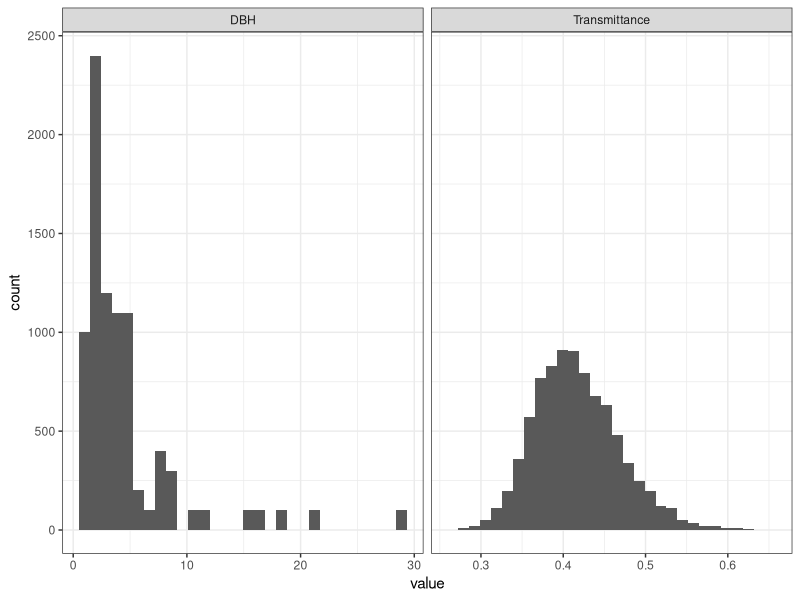
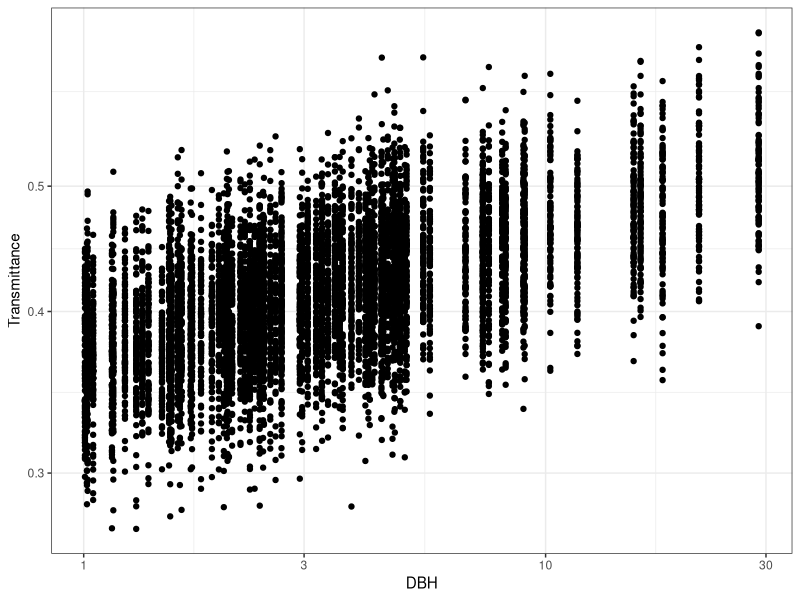
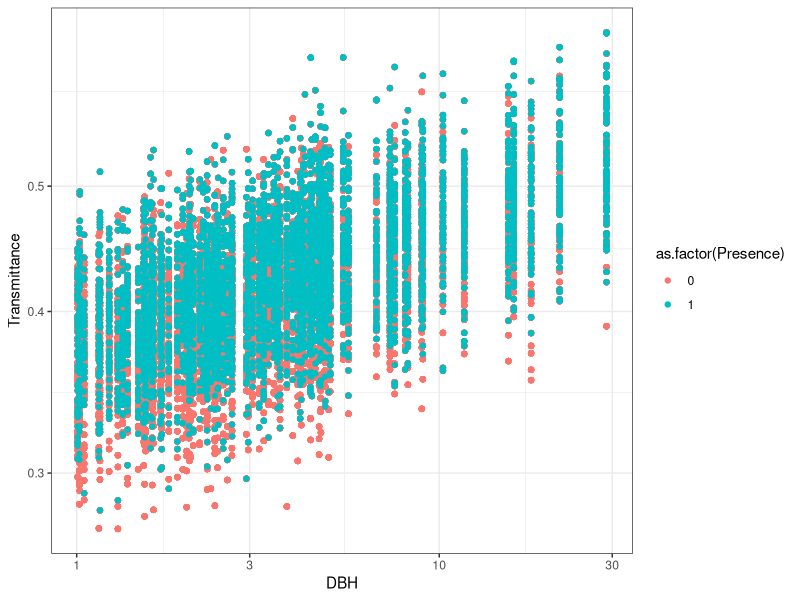
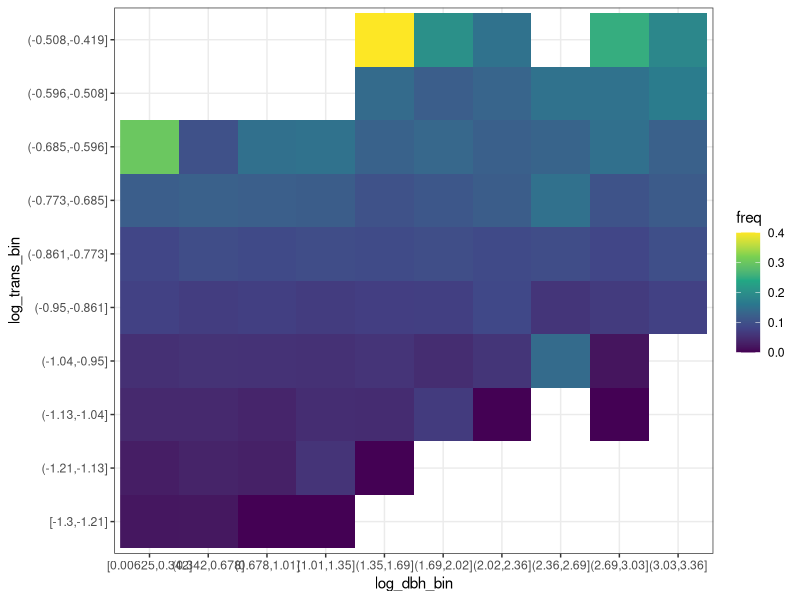

Source code (R) for these figures, in order:
## ---- chunk 1
library(tidyverse)
## ---- chunk 2
background <- data.frame(DBH = rlnorm(100, meanlog = 1, sdlog = 1)) %>% # Log Normal Distribution
  rowwise() %>% 
  filter(DBH>=1) %>% 
  mutate(Transmittance = list(rlnorm(100, meanlog = 1/10*log(DBH)-1, sdlog = 0.1))) %>% # Log Normal Distribution
  unnest(Transmittance)

background$Transmittance[[1]]

background %>% 
  gather(variable, value) %>% 
  ggplot(aes(value)) +
  geom_histogram() +
  theme_bw() +
  facet_wrap(~ variable, scales = "free_x")
## ---- chunk 3
ggplot(background, aes(DBH, Transmittance)) +
  geom_point() +
  scale_x_log10() +
  scale_y_log10() +
  theme_bw()
## ---- chunk 4
O_1 <- 0.7 # at the light
iota <- 0 # no ontogeny effect on the light optimum
a <- -1

inv_logit <- function(x) 1/(1+exp(-x))

data <- background %>% 
  mutate(Suitability = inv_logit(a*(log(Transmittance) - (O_1 + iota*log(DBH)))^2)) %>% 
  rowwise() %>% 
  mutate(Presence = list(as.numeric(rbinom(n=10, size = 1, prob = Suitability)))) %>% 
  unnest(Presence)
## ---- chunk 5
data %>% filter(Presence == 1) %>% nrow()
nrow(data %>% filter(Presence == 1))/nrow(data) 
## ---- chunk 6
data %>% 
  # filter(Presence == 1) %>% 
  arrange(Presence) %>% 
  ggplot(aes(DBH, Transmittance, col= as.factor(Presence))) +
  geom_point() + # size=0.8
  scale_x_log10() +
  scale_y_log10() +
  theme_bw()
## ---- chunk 7
# couper en 10x10 carrés
data %>% 
  mutate(log_dbh_bin = cut_interval(log(DBH), n = 10),
         log_trans_bin = cut_interval(log(Transmittance), n = 10)) %>% 
  group_by(Presence, log_dbh_bin, log_trans_bin) %>% 
  summarise(n = n()) %>% # count
  mutate(Presence = recode(as.character(Presence), "1" = "Presence", "0" = "Absence")) %>% 
  pivot_wider(names_from = Presence, values_from = n) %>% 
  mutate_at(vars(c("Absence", "Presence")), ~ ifelse(is.na(.), 0, .)) %>% 
  mutate(freq = Presence/(Presence+Absence)) %>% # ratio presence/total 
  
  ggplot(aes(log_dbh_bin, log_trans_bin, fill = freq)) +
  geom_raster() +
  theme_bw() +
  scale_fill_viridis_c()
